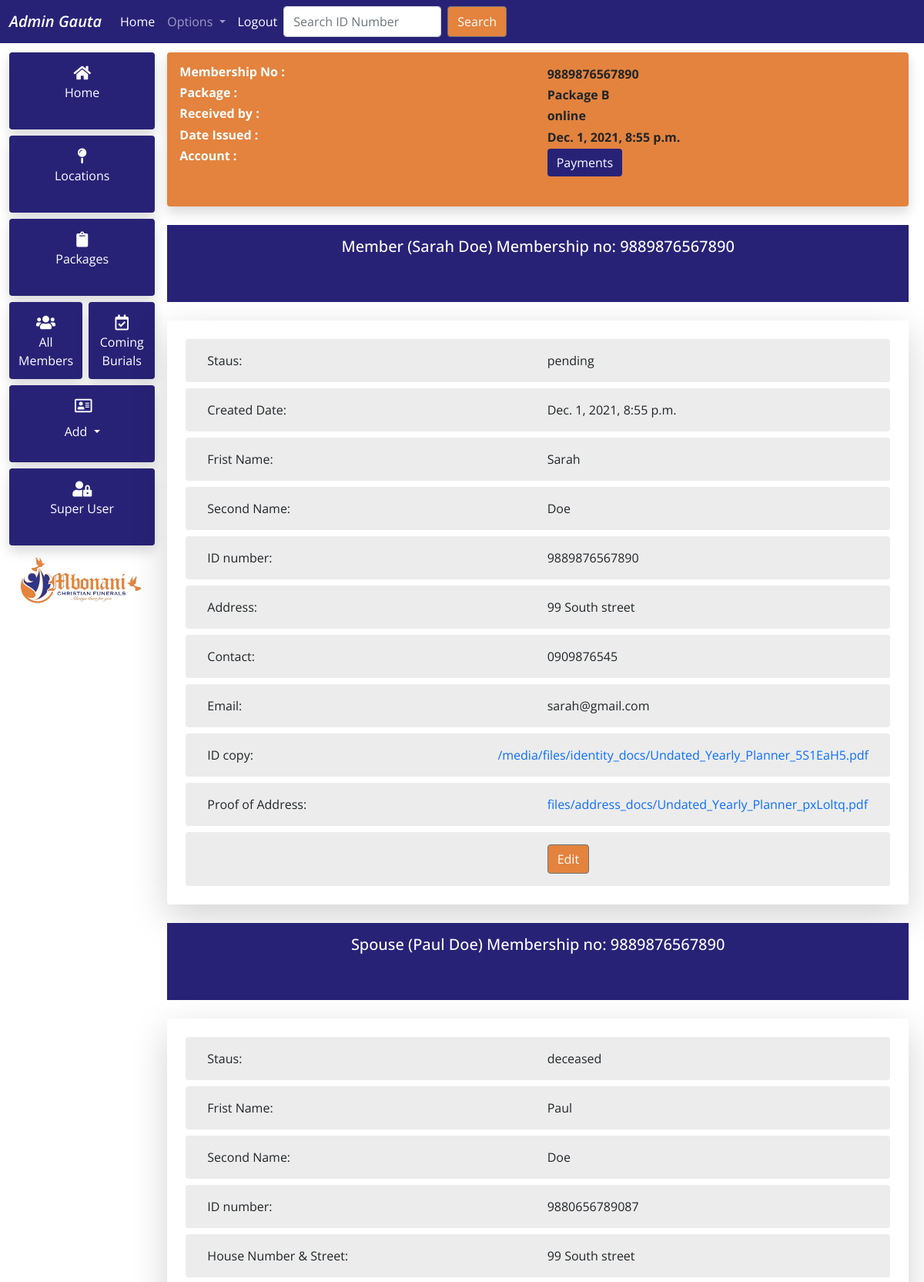
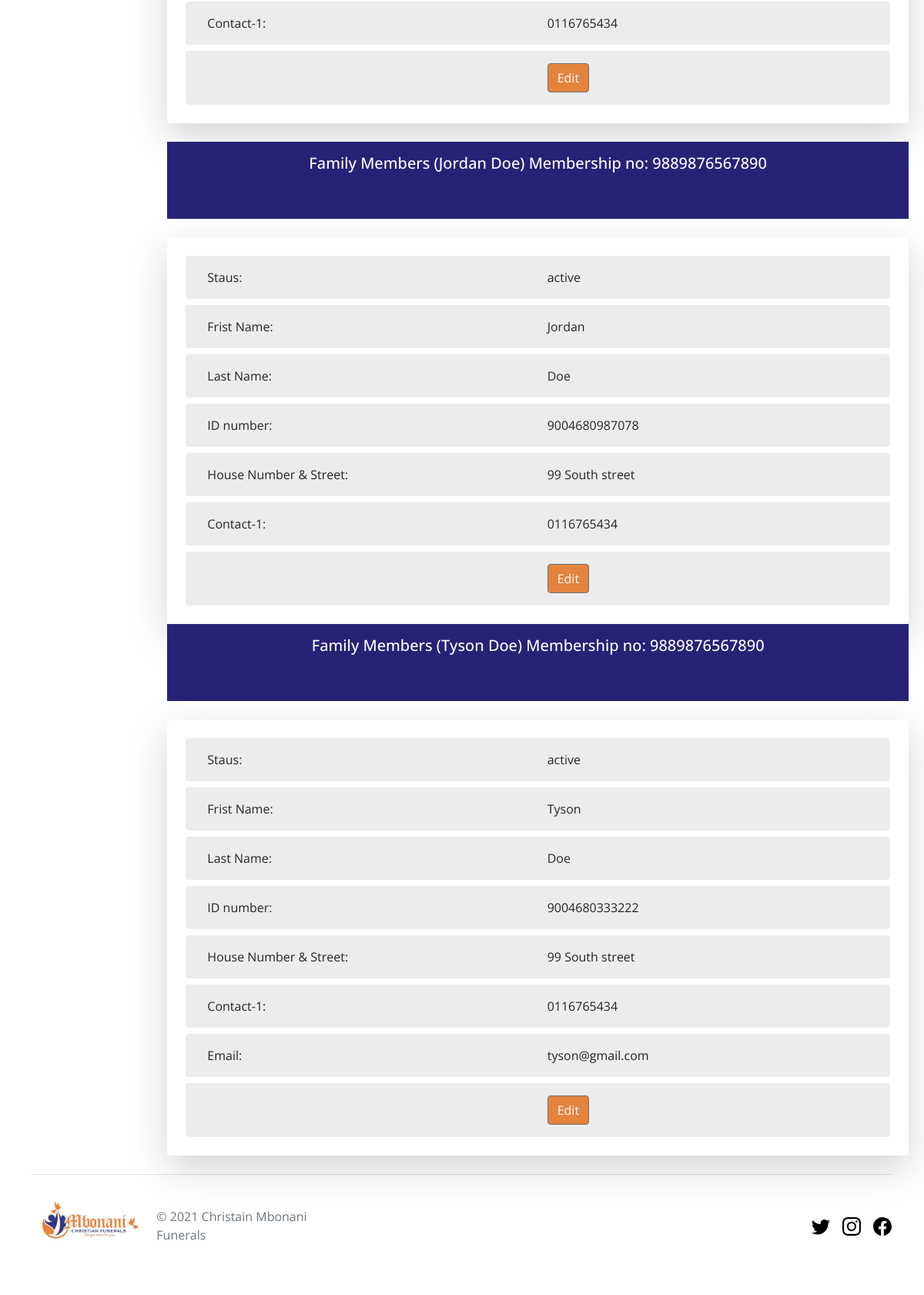
/christian-admin/profile-details/4 (signed in), run on the app's committed database (2 pictures, top to bottom).
### accounts/models.py (models this page shows, shortened)
class Member(AbstractUser):
    status = models.CharField(max_length=15,
                              choices=STATUS_CHOICES,
                              default="pending")
    package = models.ForeignKey(Package,
                                max_length=15,
                                on_delete=models.CASCADE,
                                blank=True,
                                null=True)
    id_number = models.CharField(max_length=13, unique=True)
    phone_number = models.CharField(max_length=11)
    phone_number_2 = models.CharField(max_length=11, blank=True)
    address = models.CharField(max_length=500)
    id_copy = models.FileField(upload_to='files/identity_docs/', blank=True)
    proof_of_address = models.FileField(upload_to='files/address_docs/',
                                        blank=True)
    recieved_by = models.CharField(max_length=250, default='online')
    created = models.DateTimeField(auto_now_add=True)
    burial_date = models.DateTimeField(blank=True, null=True)
    slug = models.SlugField(unique=True)
    def __str__(self):
        return self.first_name

class PersonalInfo(models.Model):
    status = models.CharField(max_length=15,
                              choices=PERSONAL_INFO_CHOICES,
                              default="active")
    first_name = models.CharField(max_length=50)
    last_name = models.CharField(max_length=50)
    id_number = models.CharField(max_length=13, unique=True)
    email = models.EmailField(blank=True, null=True)
    phone_number = models.CharField(max_length=10)
    phone_number_2 = models.CharField(max_length=10, blank=True)
    address = models.CharField(max_length=500)
    slug = models.SlugField(unique=True)
    burial_date = models.DateTimeField(blank=True, null=True)
    created = models.DateTimeField(auto_now_add=True)
    class Meta:
        abstract = True
        ordering = ['-created']

class Spouse(PersonalInfo):
    member = models.ForeignKey(Member,
                               on_delete=models.CASCADE,
                               related_name='spouse')
    slug = models.SlugField(unique=True)

class Family(PersonalInfo):
    member = models.ForeignKey(Member,
                               on_delete=models.CASCADE,
                               related_name='family')
    slug = models.SlugField(unique=True)

### website/models.py (models this page shows)
class Package(models.Model):
    package = models.CharField(max_length=50, null=True, blank=True)
    description = models.TextField(null=True, blank=True)
    services = models.TextField(blank=True, null=True)
    def __str__(self):
        return self.package

### app_admin/decorators.py (the view)
        def wrapper_func(request, *args, **kwargs):
            group = None
            if request.user.groups.exists():
                group = request.user.groups.all()[0].name
            if group in allowed_roles:
                return view_func(request, *args, **kwargs)
            else:
                return HttpResponse(
                    'You are not authorized to view this page!')

### app_admin/views.py (called while the page is built)
@login_required(login_url='login')
@allowed_users(allowed_roles=['admin'])
def showprofiledetails(request, profile_id):
    display_profile = Member.objects.get(id=profile_id)
    member = Member.objects.get(id=profile_id)
    return render(request, 'app-admin/ShowProfileDetails.html', {
        'display': display_profile,
        'member': member
    })

### app_admin/templates/app-admin/ShowProfileDetails.html (shortened to what this page needs)
{% extends 'main/main.html' %}
{% load static %}
{% block content %}
  <div class="mt-1">
    <div class="profile-container p-3 rounded shadow">
      <div class="row">
        <div class="col">
          <h6 class="profile-headings"><strong>Membership No :</strong></h6>
        </div>
        <div class="col"><strong>{{member.id_number}}</strong></div>
      </div>
      <div class="row">
        <div class="col">
          <h6 class="profile-headings"><strong>Package :</strong></h6>
        </div>
        <div class="col"><strong>{{member.package}}</strong></div>
      </div>
      <div class="row">
        <div class="col">
          <h6 class="profile-headings"><strong>Received by :</strong></h6>
        </div>
        <div class="col"><strong>{{member.recieved_by}}</strong></div>
      </div>
      <div class="row profile">
        <div class="col">
          <h6 class="profile-headings"><strong>Date Issued :</strong></h6>
        </div>
        <div class="col"><strong>{{member.created}}</strong></div>
      </div>
      <div class="row profile">
        <div class="col">
          <h6 class="profile-headings"><strong>Account :</strong></h6>
        </div>
        <div class="col"><a class="btn btn-info" href="/christian-admin/payments/{{member.slug}}">Payments</a></div>
      </div>
    </div>
  </div>
  <div class="my-4">
    <div class="spouse-card p-3">
      <center>
        <h5 class="spouse-fonts">Member ({{member.first_name}} {{member.last_name}}) Membership no: {{member.id_number}}</h5>
      </center>
    </div>
    <div class="mt-4">
      <div class="profile-info shadow-lg rounded p-3">
        <div class="row p-3 rounded m-2 info-details-bg">
          <div class="col-sm sm-padding">Staus:</div>
          <div class="col-sm">{{member.status}}</div>
        </div>
        {% if member.burial_date %}
        <div class="row p-3 rounded m-2 info-details-bg">
          <div class="col-sm sm-padding">Burial Date:</div>
          <div class="col-sm">{{member.burial_date|date:"M d, Y"}}</div>
        </div>
        {% else %}
       <div class="row p-3 rounded m-2 info-details-bg">
          <div class="col-sm sm-padding">Created Date:</div>
          <div class="col-sm">{{member.created}}</div>
        </div>
        {% endif %}
        <div class="row p-3 rounded m-2 info-details-bg">
          <div class="col-sm sm-padding">Frist Name:</div>
          <div class="col-sm">{{member.first_name}}</div>
        </div>
        <div class="row p-3 rounded m-2 info-details-bg">
          <div class="col-sm sm-padding">Second Name:</div>
          <div class="col-sm">{{member.last_name}}</div>
        </div>
        <div class="row p-3 rounded m-2 info-details-bg">
          <div class="col-sm sm-padding">ID number:</div>
          <div class="col-sm">{{member.id_number}}</div>
        </div>
        <div class="row p-3 rounded m-2 info-details-bg">
          <div class="col-sm sm-padding">Address:</div>
          <div class="col-sm">{{member.address}}</div>
        </div>
        <div class="row p-3 rounded m-2 info-details-bg">
          <div class="col-sm sm-padding">Contact:</div>
          <div class="col-sm">{{member.phone_number}}</div>
        </div>
         {% if member.email %}
        <div class="row p-3 rounded m-2 info-details-bg">
          <div class="col-sm sm-padding">Email:</div>
          <div class="col-sm">{{member.email}}</div>
        </div>
         {% endif %}
        {% if member.id_copy %}
        <div class="row p-3 rounded m-2 info-details-bg">
          <div class="col-sm sm-padding">ID copy:</div>
          <div class="col-sm"><a class="text-primary" href="{{member.id_copy.url}}" target="_blank">{{member.id_copy.url}}</a></div>
        </div>
        {% endif %}
         {% if member.proof_of_address %}
         <div class="row p-3 rounded m-2 info-details-bg">
          <div class="col-sm sm-padding">Proof of Address:</div>
          <div class="col-sm"><a class="text-primary" href="{{member.proof_of_address.url}}" target="_blank">{{member.proof_of_address}}</a></div>
        </div>
        {% endif %}
         <div class="row p-3 rounded m-2 info-details-bg">
           <div class="col-sm sm-padding"></div>
          <div class="col-sm"><a class="btn btn-secondary" href="{% url 'update-member-admin' slug_id=member.slug %}">Edit</a></div>
        </div>
      </div>
    </div>
  </div>
  {% for x in display.spouse.all %}
  <div class="my-4">
    <div class="spouse-card p-3">
      <center>
        <h5 class="spouse-fonts">Spouse ({{x.first_name}} {{x.last_name}}) Membership no: {{display.id_number}}</h5>
      </center>
    </div>
    <div class="mt-4">
      <div class="profile-info shadow-lg rounded p-3">
         <div class="row p-3 rounded m-2 info-details-bg">
          <div class="col-sm sm-padding">Staus:</div>
          <div class="col-sm">{{x.status}}</div>
        </div>
        <div class="row p-3 rounded m-2 info-details-bg">
          <div class="col-sm sm-padding">Frist Name:</div>
          <div class="col-sm">{{x.first_name}}</div>
        </div>
        <div class="row p-3 rounded m-2 info-details-bg">
          <div class="col-sm sm-padding">Second Name:</div>
          <div class="col-sm">{{x.last_name}}</div>
        </div>
        <div class="row p-3 rounded m-2 info-details-bg">
          <div class="col-sm sm-padding">ID number:</div>
          <div class="col-sm">{{x.id_number}}</div>
        </div>
        <div class="row p-3 rounded m-2 info-details-bg">
          <div class="col-sm sm-padding">House Number & Street:</div>
          <div class="col-sm">{{x.address}}</div>
        </div>
        <div class="row p-3 rounded m-2 info-details-bg">
          <div class="col-sm sm-padding">Contact-1:</div>
          <div class="col-sm">{{x.phone_number}}</div>
        </div>
        <div class="row p-3 rounded m-2 info-details-bg">
           <div class="col-sm sm-padding"></div>
          <div class="col-sm"><a class="btn btn-secondary" href="/admin/accounts/spouse/{{x.id}}/change/">Edit</a></div>
        </div>
      </div>
    </div>
  </div>
  {% endfor %}
  {% for x in display.family.all %}
    <div class="spouse-card p-3">
      <center>
        <h5 class="spouse-fonts">
          Family Members ({{x.first_name}} {{x.last_name}})  Membership no: {{display.id_number}}
        </h5>
      </center>
    </div>
    <div class="mt-4">
      <div class="profile-info shadow-lg rounded p-3">
        <div class="row p-3 rounded m-2 info-details-bg">
          <div class="col-sm sm-padding">Staus:</div>
          <div class="col-sm">{{x.status}}</div>
        </div>
        <div class="row p-3 rounded m-2 info-details-bg">
          <div class="col-sm sm-padding">Frist Name:</div>
          <div class="col-sm">{{x.first_name}}</div>
        </div>
        <div class="row p-3 rounded m-2 info-details-bg">
          <div class="col-sm sm-padding">Last Name:</div>
          <div class="col-sm">{{x.last_name}}</div>
        </div>
        <div class="row p-3 rounded m-2 info-details-bg">
          <div class="col-sm sm-padding">ID number:</div>
          <div class="col-sm">{{x.id_number}}</div>
        </div>
        <div class="row p-3 rounded m-2 info-details-bg">
          <div class="col-sm sm-padding">House Number & Street:</div>
          <div class="col-sm">{{x.address}}</div>
        </div>
        <div class="row p-3 rounded m-2 info-details-bg">
          <div class="col-sm sm-padding">Contact-1:</div>
          <div class="col-sm">{{x.phone_number}}</div>
        </div>
         {% if x.email %}
        <div class="row p-3 rounded m-2 info-details-bg">
          <div class="col-sm sm-padding">Email:</div>
          <div class="col-sm">{{x.email}}</div>
        </div>
         {% endif %}
         <div class="row p-3 rounded m-2 info-details-bg">
           <div class="col-sm sm-padding"></div>
          <div class="col-sm"><a class="btn btn-secondary" href="/admin/accounts/family/{{x.id}}/change/">Edit</a></div>
        </div>
      </div>
    </div>
  {% endfor %}
  {% endblock %}

### templates/main/navbar.html (shortened to what this page needs)
{% if request.user.is_staff %}
<nav class="navbar navbar-expand-lg navbar-dark christian-bg ">
  <div class="container-fluid">
    <a class="navbar-brand italic-600" href="{% url 'homepage' %}">Admin {{ request.user }}</a>
    <div class="collapse navbar-collapse" id="navbarSupportedContent">
      <ul class="navbar-nav me-auto mb-2 mb-lg-0">
        <li class="nav-item">
          <a class="nav-link text-white" aria-current="page" href="{% url 'homepage' %}">Home</a>
        </li>
         <li class="nav-item dropdown">
          <a class="nav-link dropdown-toggle" href="#" id="navbarDropdown" role="button" data-bs-toggle="dropdown" aria-expanded="false">
            Options
          </a>
        </li>
        <li class="nav-item">
          <a class="nav-link text-white" href="{% url 'logout' %}">Logout</a>
        </li>
      <form method="POST" action="{% url 'search-member' %}" class="d-flex">
        <input
          class="form-control me-2"
          type="search"
          placeholder="Search ID Number"
          name="searched"
          aria-label="Search"
        />
        <button class="btn btn-outline-secondary" type="submit">Search</button>
      </form>
    </div>
  </div>
</nav>
{% endif %}

### static/css/homepage.css (style rules this page uses)
:root { --primary-color: #e3833e; --secondart-color: #282277; --fonts-color: white; background-color: #ffffff; }
.btn-info { background-color: #282277 !important; color: white; border: #282277; }

### static/css/upcoming_brurials.css (style rules this page uses)
:root { --primary-color: #e3833e; --secondart-color: #282277; --fonts-color: white; background-color: #ffffff; }
.profile-container { height: 200px; width: 100%; background-color: var(--primary-color); }
.profile-info { width: 100%; background-color: white; }
.profile-headings { color: white; }
.info-details-bg { background-color: #ececec; }
.spouse-card { height: 100px; width: 100%; background-color: var(--secondart-color); }
.spouse-fonts { color: white; }

### static/css/all_members.css (style rules this page uses)
:root { --primary-color: #e3833e; --secondart-color: #282277; --fonts-color: white; background-color: #ffffff; }

### static/css/app_admin.css (style rules this page uses)
:root { --primary-color: #e3833e; --secondart-color: #282277; --fonts-color: white; background-color: #ffffff; }
body { font-family: "Open Sans", sans-serif; }
a { text-decoration: none; color: white; }
.christian-bg { background-color: #282277; color: white; }
li.nav-item.dropdown::marker { color: transparent; }
.btn-secondary { background-color: #e3833e; color: #ffffff; }

### static/css/member_base.css (style rules this page uses)
:root { --primary-color: #e3833e; --secondart-color: #282277; --fonts-color: white; background-color: #ffffff; }
body { font-family: "Open Sans", sans-serif; }
a { text-decoration: none; color: white; }
.christian-bg { background-color: #282277; color: white; }

### templates/main/navbar.html (style rules this page uses)
.christian-bg { background-color: #282277; color: white; }
.italic-600 { font-weight: 600 !important; font-style: italic !important; }
.btn-outline-secondary { background-color: #e3833e; color: #ffffff; }

### data on the page
Member: user "Gauta"
Member: id_number "9889876567890", package "Package B", recieved_by "online", created "Dec. 1, 2021, 8:55 p.m.", first_name "Sarah", last_name "Doe", status "pending", address "99 South street", phone_number "0909876545", email "sarah@gmail.com", id_copy "/media/files/identity_docs/Undated_Yearly_Planner_5S1EaH5.pdf", proof_of_address "files/address_docs/Undated_Yearly_Planner_pxLoltq.pdf"
Spouse: first_name "Paul", last_name "Doe", status "deceased", id_number "9880656789087", address "99 South street", phone_number "0116765434"
Family: first_name "Jordan", last_name "Doe", status "active", id_number "9004680987078", address "99 South street", phone_number "0116765434"
Family: first_name "Tyson", last_name "Doe", status "active", id_number "9004680333222", address "99 South street", phone_number "0116765434", email "tyson@gmail.com"
